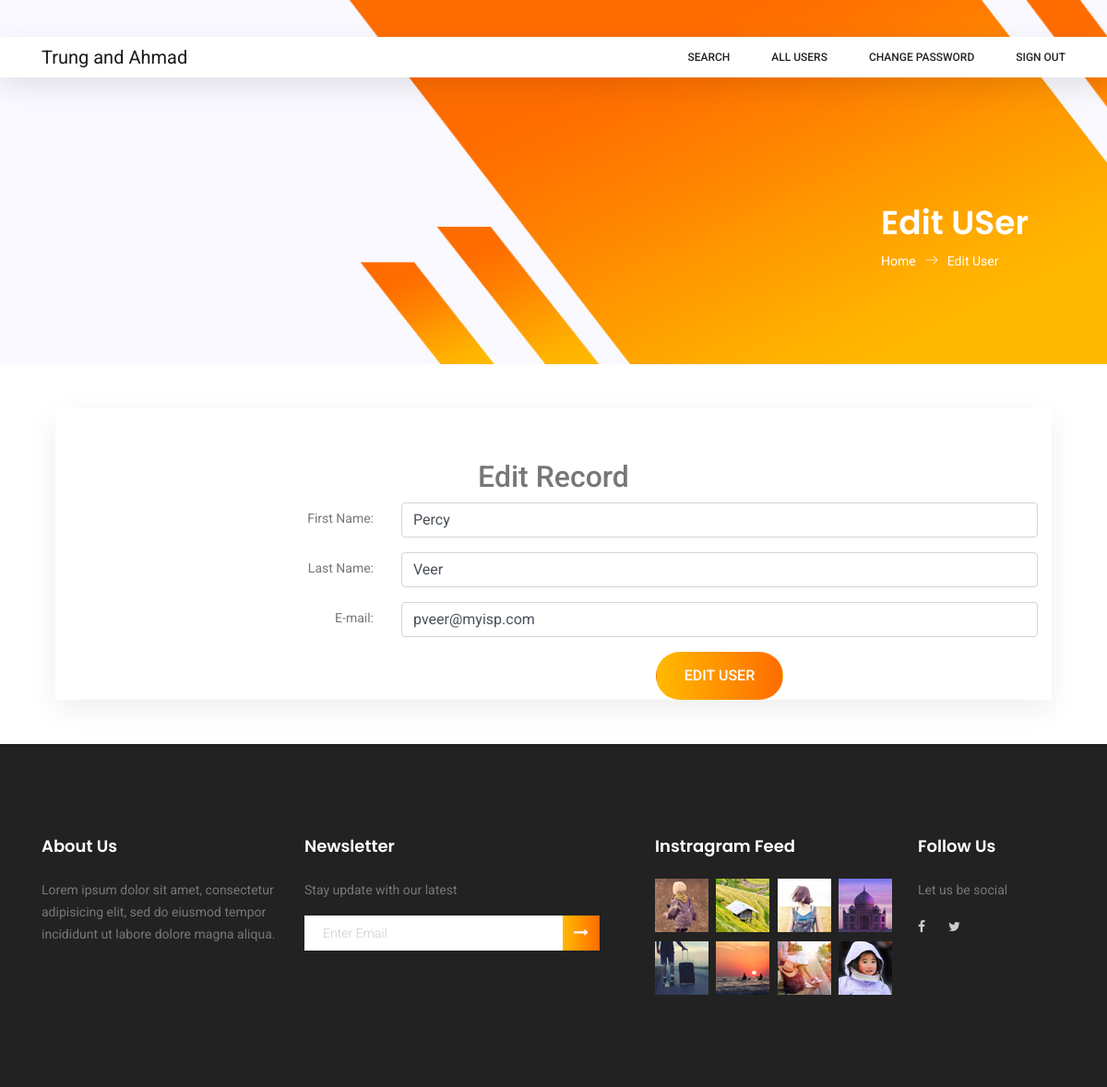
The page /edit_user.php?id=4 (signed in) on the database its author committed.
### tables this page shows
CREATE TABLE `users` (
  `user_id` mediumint(6) UNSIGNED NOT NULL,
  `first_name` varchar(30) NOT NULL,
  `last_name` varchar(40) NOT NULL,
  `email` varchar(50) NOT NULL,
  `password` char(60) NOT NULL,
  `registration_date` datetime DEFAULT NULL,
  `user_level` tinyint(1) UNSIGNED NOT NULL DEFAULT '0',
  `class` char(20) NOT NULL,
  `address1` varchar(50) NOT NULL,
  `address2` varchar(50) DEFAULT NULL,
  `city` varchar(50) NOT NULL,
  `state_country` char(25) NOT NULL,
  `zcode_pcode` char(10) NOT NULL,
  `phone` char(15) DEFAULT NULL,
  `paid` enum('yes','no') NOT NULL,
  `title` varchar(10) DEFAULT NULL
);

### process_edit_record.php (the view, shortened to what this page needs)
<?php
try {
  if ((isset($_GET['id'])) && (is_numeric($_GET['id']))) {
    $id = htmlspecialchars($_GET['id'], ENT_QUOTES);
  } elseif ((isset($_POST['id'])) && (is_numeric($_POST['id']))) {
    $id = htmlspecialchars($_POST['id'], ENT_QUOTES);
  } else {
    echo '<p class="text-center">This page has been accessed in error.</p>';
    include('footer.php');
    exit();
  }
  require('./mysqli_connect.php');
  $q     = mysqli_stmt_init($dbcon);
  $query = "SELECT first_name, last_name, email FROM users WHERE user_id=?";
  mysqli_stmt_prepare($q, $query);
  mysqli_stmt_bind_param($q, 'i', $id);
  mysqli_stmt_execute($q);
  $result = mysqli_stmt_get_result($q);
  $row    = mysqli_fetch_array($result, MYSQLI_NUM);
  if (mysqli_num_rows($result) == 1) {
?>
<h2 class="h2 text-center">Edit Record</h2>
<form action="edit_user.php" method="post" name="editform" id="editform">
	<div class="form-group row">
	  <label for="first_name" class="col-sm-4 col-form-label"> First Name:</label>
		<div class="col-sm-8">
	    <input type="text" class="form-control" id="first_name" name="first_name"
				placeholder="First Name" maxlength="30" required
				value="<?php echo htmlspecialchars($row[0], ENT_QUOTES); ?>" >
		</div>
	</div>
	<div class="form-group row">
    <label for="last_name" class="col-sm-4 col-form-label"> Last Name:</label>
		<div class="col-sm-8">
	    <input type="text" class="form-control" id="last_name" name="last_name"
	     	placeholder="Last Name" maxlength="40" required
	     	value="<?php echo htmlspecialchars($row[1], ENT_QUOTES); ?>">
		</div>
	</div>
	<div class="form-group row">
     <label for="email" class="col-sm-4 col-form-label">E-mail:</label>
		 <div class="col-sm-8">
			<input type="email" class="form-control" id="email" name="email"
	      placeholder="E-mail" maxlength="60" required
	      value="<?php echo htmlspecialchars($row[2], ENT_QUOTES); ?>">
			</div>
	</div>
	<div class="form-group row">
	  <label for="" class="col-sm-4 col-form-label"></label>
		<div class="col-sm-8">
		  <input id="submit" class="btn primary-btn" type="submit" name="submit" value="Edit User">
		</div>
	</div>
</form>
<?php
  } else {
    echo '<p class="text-center ">This page has been accessed in error.</p>';
  }
}
catch (Exception $e) {
  print "The system is busy. Please try later";
}
catch (Error $e) {
  print "The system is currently buys. Please try later";
}
?>

### rows shown on the page
users: first_name "Percy", last_name "Veer", email "pveer@myisp.com"
